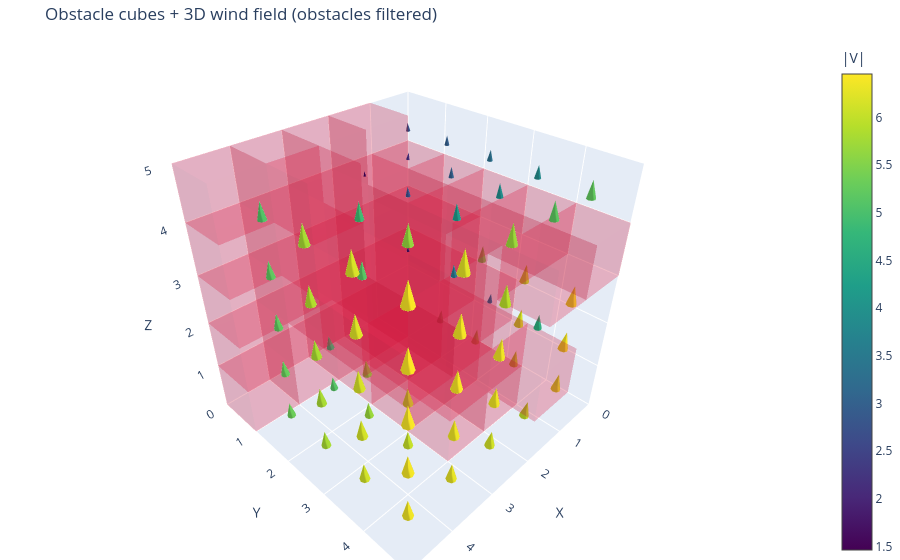

Notebook source saved alongside this figure:
### Code cell
# Draw cubic + 3D wind field for all cells (based on current shape)
nx, ny, nz = grid_5x5x5.shape  # currently (10, 10, 10)

# Build a coordinate grid with the correct shape
X, Y, Z = np.meshgrid(np.arange(nx), np.arange(ny), np.arange(nz), indexing="ij")
x = X.ravel()
y = Y.ravel()
z = Z.ravel()

# Wind vectors
u = wind_5x5x5[..., 0].ravel()
v = wind_5x5x5[..., 1].ravel()
w = wind_5x5x5[..., 2].ravel()

# Filter free cells (not obstacles)
mask = (grid_5x5x5.ravel() <= 0)

# Place cones at cell centers
x_c = x + 0.5
y_c = y + 0.5
z_c = z + 0.5

fig = go.Figure()

# 1) Draw obstacle cubes
occ_idx = np.argwhere(grid_5x5x5 > 0)
for xi, yi, zi in occ_idx:
    add_cube(fig, xi, yi, zi, size=1.0, color="crimson", opacity=0.15)

# 2) Draw wind cones in free cells
fig.add_trace(go.Cone(
    x=x_c[mask], y=y_c[mask], z=z_c[mask],
    u=u[mask], v=v[mask], w=w[mask],
    colorscale="Viridis",
    sizemode="absolute",
    sizeref=2.5,
    anchor="cm",
    colorbar=dict(title="|V|")
))

fig.update_layout(
    title="Obstacle cubes + 3D wind field (obstacles filtered)",
    scene=dict(
        xaxis=dict(title="X", range=[0, nx], dtick=1),
        yaxis=dict(title="Y", range=[0, ny], dtick=1),
        zaxis=dict(title="Z", range=[0, nz], dtick=1),
        aspectmode="cube"
    ),
    margin=dict(l=0, r=0, b=0, t=40)
)

fig.show()

### Figure 1 — Plotly figure (JSON) as saved in the notebook; plotly's stock layout.template omitted (floating-point values rounded to 4 significant figures)
{"data": [{"color": "crimson", "flatshading": true, "i": [0, 0, 4, 4, 0, 0, 1, 1, 2, 2, 3, 3], "j": [1, 2, 5, 6, 1, 5, 2, 6, 3, 7, 0, 4], "k": [2, 3, 6, 7, 5, 4, 6, 5, 7, 6, 4, 7], "opacity": 0.15, "showscale": false, "type": "mesh3d", "x": [0, 1, 1, 0, 0, 1, 1, 0], "y": [0, 0, 1, 1, 0, 0, 1, 1], "z": [1, 1, 1, 1, 2, 2, 2, 2]}, {"color": "crimson", "flatshading": true, "i": [0, 0, 4, 4, 0, 0, 1, 1, 2, 2, 3, 3], "j": [1, 2, 5, 6, 1, 5, 2, 6, 3, 7, 0, 4], "k": [2, 3, 6, 7, 5, 4, 6, 5, 7, 6, 4, 7], "opacity": 0.15, "showscale": false, "type": "mesh3d", "x": [0, 1, 1, 0, 0, 1, 1, 0], "y": [0, 0, 1, 1, 0, 0, 1, 1], "z": [2, 2, 2, 2, 3, 3, 3, 3]}, {"color": "crimson", "flatshading": true, "i": [0, 0, 4, 4, 0, 0, 1, 1, 2, 2, 3, 3], "j": [1, 2, 5, 6, 1, 5, 2, 6, 3, 7, 0, 4], "k": [2, 3, 6, 7, 5, 4, 6, 5, 7, 6, 4, 7], "opacity": 0.15, "showscale": false, "type": "mesh3d", "x": [0, 1, 1, 0, 0, 1, 1, 0], "y": [0, 0, 1, 1, 0, 0, 1, 1], "z": [3, 3, 3, 3, 4, 4, 4, 4]}, {"color": "crimson", "flatshading": true, "i": [0, 0, 4, 4, 0, 0, 1, 1, 2, 2, 3, 3], "j": [1, 2, 5, 6, 1, 5, 2, 6, 3, 7, 0, 4], "k": [2, 3, 6, 7, 5, 4, 6, 5, 7, 6, 4, 7], "opacity": 0.15, "showscale": false, "type": "mesh3d", "x": [0, 1, 1, 0, 0, 1, 1, 0], "y": [1, 1, 2, 2, 1, 1, 2, 2], "z": [1, 1, 1, 1, 2, 2, 2, 2]}, {"color": "crimson", "flatshading": true, "i": [0, 0, 4, 4, 0, 0, 1, 1, 2, 2, 3, 3], "j": [1, 2, 5, 6, 1, 5, 2, 6, 3, 7, 0, 4], "k": [2, 3, 6, 7, 5, 4, 6, 5, 7, 6, 4, 7], "opacity": 0.15, "showscale": false, "type": "mesh3d", "x": [0, 1, 1, 0, 0, 1, 1, 0], "y": [1, 1, 2, 2, 1, 1, 2, 2], "z": [2, 2, 2, 2, 3, 3, 3, 3]}, {"color": "crimson", "flatshading": true, "i": [0, 0, 4, 4, 0, 0, 1, 1, 2, 2, 3, 3], "j": [1, 2, 5, 6, 1, 5, 2, 6, 3, 7, 0, 4], "k": [2, 3, 6, 7, 5, 4, 6, 5, 7, 6, 4, 7], "opacity": 0.15, "showscale": false, "type": "mesh3d", "x": [0, 1, 1, 0, 0, 1, 1, 0], "y": [1, 1, 2, 2, 1, 1, 2, 2], "z": [3, 3, 3, 3, 4, 4, 4, 4]}, {"color": "crimson", "flatshading": true, "i": [0, 0, 4, 4, 0, 0, 1, 1, 2, 2, 3, 3], "j": [1, 2, 5, 6, 1, 5, 2, 6, 3, 7, 0, 4], "k": [2, 3, 6, 7, 5, 4, 6, 5, 7, 6, 4, 7], "opacity": 0.15, "showscale": false, "type": "mesh3d", "x": [0, 1, 1, 0, 0, 1, 1, 0], "y": [2, 2, 3, 3, 2, 2, 3, 3], "z": [1, 1, 1, 1, 2, 2, 2, 2]}, {"color": "crimson", "flatshading": true, "i": [0, 0, 4, 4, 0, 0, 1, 1, 2, 2, 3, 3], "j": [1, 2, 5, 6, 1, 5, 2, 6, 3, 7, 0, 4], "k": [2, 3, 6, 7, 5, 4, 6, 5, 7, 6, 4, 7], "opacity": 0.15, "showscale": false, "type": "mesh3d", "x": [0, 1, 1, 0, 0, 1, 1, 0], "y": [2, 2, 3, 3, 2, 2, 3, 3], "z": [3, 3, 3, 3, 4, 4, 4, 4]}, {"color": "crimson", "flatshading": true, "i": [0, 0, 4, 4, 0, 0, 1, 1, 2, 2, 3, 3], "j": [1, 2, 5, 6, 1, 5, 2, 6, 3, 7, 0, 4], "k": [2, 3, 6, 7, 5, 4, 6, 5, 7, 6, 4, 7], "opacity": 0.15, "showscale": false, "type": "mesh3d", "x": [0, 1, 1, 0, 0, 1, 1, 0], "y": [3, 3, 4, 4, 3, 3, 4, 4], "z": [3, 3, 3, 3, 4, 4, 4, 4]}, {"color": "crimson", "flatshading": true, "i": [0, 0, 4, 4, 0, 0, 1, 1, 2, 2, 3, 3], "j": [1, 2, 5, 6, 1, 5, 2, 6, 3, 7, 0, 4], "k": [2, 3, 6, 7, 5, 4, 6, 5, 7, 6, 4, 7], "opacity": 0.15, "showscale": false, "type": "mesh3d", "x": [0, 1, 1, 0, 0, 1, 1, 0], "y": [4, 4, 5, 5, 4, 4, 5, 5], "z": [3, 3, 3, 3, 4, 4, 4, 4]}, {"color": "crimson", "flatshading": true, "i": [0, 0, 4, 4, 0, 0, 1, 1, 2, 2, 3, 3], "j": [1, 2, 5, 6, 1, 5, 2, 6, 3, 7, 0, 4], "k": [2, 3, 6, 7, 5, 4, 6, 5, 7, 6, 4, 7], "opacity": 0.15, "showscale": false, "type": "mesh3d", "x": [1, 2, 2, 1, 1, 2, 2, 1], "y": [0, 0, 1, 1, 0, 0, 1, 1], "z": [0, 0, 0, 0, 1, 1, 1, 1]}, {"color": "crimson", "flatshading": true, "i": [0, 0, 4, 4, 0, 0, 1, 1, 2, 2, 3, 3], "j": [1, 2, 5, 6, 1, 5, 2, 6, 3, 7, 0, 4], "k": [2, 3, 6, 7, 5, 4, 6, 5, 7, 6, 4, 7], "opacity": 0.15, "showscale": false, "type": "mesh3d", "x": [1, 2, 2, 1, 1, 2, 2, 1], "y": [0, 0, 1, 1, 0, 0, 1, 1], "z": [1, 1, 1, 1, 2, 2, 2, 2]}, {"color": "crimson", "flatshading": true, "i": [0, 0, 4, 4, 0, 0, 1, 1, 2, 2, 3, 3], "j": [1, 2, 5, 6, 1, 5, 2, 6, 3, 7, 0, 4], "k": [2, 3, 6, 7, 5, 4, 6, 5, 7, 6, 4, 7], "opacity": 0.15, "showscale": false, "type": "mesh3d", "x": [1, 2, 2, 1, 1, 2, 2, 1], "y": [0, 0, 1, 1, 0, 0, 1, 1], "z": [2, 2, 2, 2, 3, 3, 3, 3]}, {"color": "crimson", "flatshading": true, "i": [0, 0, 4, 4, 0, 0, 1, 1, 2, 2, 3, 3], "j": [1, 2, 5, 6, 1, 5, 2, 6, 3, 7, 0, 4], "k": [2, 3, 6, 7, 5, 4, 6, 5, 7, 6, 4, 7], "opacity": 0.15, "showscale": false, "type": "mesh3d", "x": [1, 2, 2, 1, 1, 2, 2, 1], "y": [0, 0, 1, 1, 0, 0, 1, 1], "z": [3, 3, 3, 3, 4, 4, 4, 4]}, {"color": "crimson", "flatshading": true, "i": [0, 0, 4, 4, 0, 0, 1, 1, 2, 2, 3, 3], "j": [1, 2, 5, 6, 1, 5, 2, 6, 3, 7, 0, 4], "k": [2, 3, 6, 7, 5, 4, 6, 5, 7, 6, 4, 7], "opacity": 0.15, "showscale": false, "type": "mesh3d", "x": [1, 2, 2, 1, 1, 2, 2, 1], "y": [0, 0, 1, 1, 0, 0, 1, 1], "z": [4, 4, 4, 4, 5, 5, 5, 5]}, {"color": "crimson", "flatshading": true, "i": [0, 0, 4, 4, 0, 0, 1, 1, 2, 2, 3, 3], "j": [1, 2, 5, 6, 1, 5, 2, 6, 3, 7, 0, 4], "k": [2, 3, 6, 7, 5, 4, 6, 5, 7, 6, 4, 7], "opacity": 0.15, "showscale": false, "type": "mesh3d", "x": [1, 2, 2, 1, 1, 2, 2, 1], "y": [1, 1, 2, 2, 1, 1, 2, 2], "z": [0, 0, 0, 0, 1, 1, 1, 1]}, {"color": "crimson", "flatshading": true, "i": [0, 0, 4, 4, 0, 0, 1, 1, 2, 2, 3, 3], "j": [1, 2, 5, 6, 1, 5, 2, 6, 3, 7, 0, 4], "k": [2, 3, 6, 7, 5, 4, 6, 5, 7, 6, 4, 7], "opacity": 0.15, "showscale": false, "type": "mesh3d", "x": [1, 2, 2, 1, 1, 2, 2, 1], "y": [1, 1, 2, 2, 1, 1, 2, 2], "z": [1, 1, 1, 1, 2, 2, 2, 2]}, {"color": "crimson", "flatshading": true, "i": [0, 0, 4, 4, 0, 0, 1, 1, 2, 2, 3, 3], "j": [1, 2, 5, 6, 1, 5, 2, 6, 3, 7, 0, 4], "k": [2, 3, 6, 7, 5, 4, 6, 5, 7, 6, 4, 7], "opacity": 0.15, "showscale": false, "type": "mesh3d", "x": [1, 2, 2, 1, 1, 2, 2, 1], "y": [1, 1, 2, 2, 1, 1, 2, 2], "z": [2, 2, 2, 2, 3, 3, 3, 3]}, {"color": "crimson", "flatshading": true, "i": [0, 0, 4, 4, 0, 0, 1, 1, 2, 2, 3, 3], "j": [1, 2, 5, 6, 1, 5, 2, 6, 3, 7, 0, 4], "k": [2, 3, 6, 7, 5, 4, 6, 5, 7, 6, 4, 7], "opacity": 0.15, "showscale": false, "type": "mesh3d", "x": [1, 2, 2, 1, 1, 2, 2, 1], "y": [1, 1, 2, 2, 1, 1, 2, 2], "z": [3, 3, 3, 3, 4, 4, 4, 4]}, {"color": "crimson", "flatshading": true, "i": [0, 0, 4, 4, 0, 0, 1, 1, 2, 2, 3, 3], "j": [1, 2, 5, 6, 1, 5, 2, 6, 3, 7, 0, 4], "k": [2, 3, 6, 7, 5, 4, 6, 5, 7, 6, 4, 7], "opacity": 0.15, "showscale": false, "type": "mesh3d", "x": [1, 2, 2, 1, 1, 2, 2, 1], "y": [2, 2, 3, 3, 2, 2, 3, 3], "z": [0, 0, 0, 0, 1, 1, 1, 1]}, {"color": "crimson", "flatshading": true, "i": [0, 0, 4, 4, 0, 0, 1, 1, 2, 2, 3, 3], "j": [1, 2, 5, 6, 1, 5, 2, 6, 3, 7, 0, 4], "k": [2, 3, 6, 7, 5, 4, 6, 5, 7, 6, 4, 7], "opacity": 0.15, "showscale": false, "type": "mesh3d", "x": [1, 2, 2, 1, 1, 2, 2, 1], "y": [2, 2, 3, 3, 2, 2, 3, 3], "z": [1, 1, 1, 1, 2, 2, 2, 2]}, {"color": "crimson", "flatshading": true, "i": [0, 0, 4, 4, 0, 0, 1, 1, 2, 2, 3, 3], "j": [1, 2, 5, 6, 1, 5, 2, 6, 3, 7, 0, 4], "k": [2, 3, 6, 7, 5, 4, 6, 5, 7, 6, 4, 7], "opacity": 0.15, "showscale": false, "type": "mesh3d", "x": [1, 2, 2, 1, 1, 2, 2, 1], "y": [2, 2, 3, 3, 2, 2, 3, 3], "z": [2, 2, 2, 2, 3, 3, 3, 3]}, {"color": "crimson", "flatshading": true, "i": [0, 0, 4, 4, 0, 0, 1, 1, 2, 2, 3, 3], "j": [1, 2, 5, 6, 1, 5, 2, 6, 3, 7, 0, 4], "k": [2, 3, 6, 7, 5, 4, 6, 5, 7, 6, 4, 7], "opacity": 0.15, "showscale": false, "type": "mesh3d", "x": [1, 2, 2, 1, 1, 2, 2, 1], "y": [2, 2, 3, 3, 2, 2, 3, 3], "z": [3, 3, 3, 3, 4, 4, 4, 4]}, {"color": "crimson", "flatshading": true, "i": [0, 0, 4, 4, 0, 0, 1, 1, 2, 2, 3, 3], "j": [1, 2, 5, 6, 1, 5, 2, 6, 3, 7, 0, 4], "k": [2, 3, 6, 7, 5, 4, 6, 5, 7, 6, 4, 7], "opacity": 0.15, "showscale": false, "type": "mesh3d", "x": [1, 2, 2, 1, 1, 2, 2, 1], "y": [3, 3, 4, 4, 3, 3, 4, 4], "z": [0, 0, 0, 0, 1, 1, 1, 1]}, {"color": "crimson", "flatshading": true, "i": [0, 0, 4, 4, 0, 0, 1, 1, 2, 2, 3, 3], "j": [1, 2, 5, 6, 1, 5, 2, 6, 3, 7, 0, 4], "k": [2, 3, 6, 7, 5, 4, 6, 5, 7, 6, 4, 7], "opacity": 0.15, "showscale": false, "type": "mesh3d", "x": [1, 2, 2, 1, 1, 2, 2, 1], "y": [3, 3, 4, 4, 3, 3, 4, 4], "z": [1, 1, 1, 1, 2, 2, 2, 2]}, {"color": "crimson", "flatshading": true, "i": [0, 0, 4, 4, 0, 0, 1, 1, 2, 2, 3, 3], "j": [1, 2, 5, 6, 1, 5, 2, 6, 3, 7, 0, 4], "k": [2, 3, 6, 7, 5, 4, 6, 5, 7, 6, 4, 7], "opacity": 0.15, "showscale": false, "type": "mesh3d", "x": [1, 2, 2, 1, 1, 2, 2, 1], "y": [3, 3, 4, 4, 3, 3, 4, 4], "z": [3, 3, 3, 3, 4, 4, 4, 4]}, {"color": "crimson", "flatshading": true, "i": [0, 0, 4, 4, 0, 0, 1, 1, 2, 2, 3, 3], "j": [1, 2, 5, 6, 1, 5, 2, 6, 3, 7, 0, 4], "k": [2, 3, 6, 7, 5, 4, 6, 5, 7, 6, 4, 7], "opacity": 0.15, "showscale": false, "type": "mesh3d", "x": [1, 2, 2, 1, 1, 2, 2, 1], "y": [4, 4, 5, 5, 4, 4, 5, 5], "z": [1, 1, 1, 1, 2, 2, 2, 2]}, {"color": "crimson", "flatshading": true, "i": [0, 0, 4, 4, 0, 0, 1, 1, 2, 2, 3, 3], "j": [1, 2, 5, 6, 1, 5, 2, 6, 3, 7, 0, 4], "k": [2, 3, 6, 7, 5, 4, 6, 5, 7, 6, 4, 7], "opacity": 0.15, "showscale": false, "type": "mesh3d", "x": [1, 2, 2, 1, 1, 2, 2, 1], "y": [4, 4, 5, 5, 4, 4, 5, 5], "z": [3, 3, 3, 3, 4, 4, 4, 4]}, {"color": "crimson", "flatshading": true, "i": [0, 0, 4, 4, 0, 0, 1, 1, 2, 2, 3, 3], "j": [1, 2, 5, 6, 1, 5, 2, 6, 3, 7, 0, 4], "k": [2, 3, 6, 7, 5, 4, 6, 5, 7, 6, 4, 7], "opacity": 0.15, "showscale": false, "type": "mesh3d", "x": [2, 3, 3, 2, 2, 3, 3, 2], "y": [0, 0, 1, 1, 0, 0, 1, 1], "z": [0, 0, 0, 0, 1, 1, 1, 1]}, {"color": "crimson", "flatshading": true, "i": [0, 0, 4, 4, 0, 0, 1, 1, 2, 2, 3, 3], "j": [1, 2, 5, 6, 1, 5, 2, 6, 3, 7, 0, 4], "k": [2, 3, 6, 7, 5, 4, 6, 5, 7, 6, 4, 7], "opacity": 0.15, "showscale": false, "type": "mesh3d", "x": [2, 3, 3, 2, 2, 3, 3, 2], "y": [0, 0, 1, 1, 0, 0, 1, 1], "z": [1, 1, 1, 1, 2, 2, 2, 2]}, {"color": "crimson", "flatshading": true, "i": [0, 0, 4, 4, 0, 0, 1, 1, 2, 2, 3, 3], "j": [1, 2, 5, 6, 1, 5, 2, 6, 3, 7, 0, 4], "k": [2, 3, 6, 7, 5, 4, 6, 5, 7, 6, 4, 7], "opacity": 0.15, "showscale": false, "type": "mesh3d", "x": [2, 3, 3, 2, 2, 3, 3, 2], "y": [0, 0, 1, 1, 0, 0, 1, 1], "z": [2, 2, 2, 2, 3, 3, 3, 3]}, {"color": "crimson", "flatshading": true, "i": [0, 0, 4, 4, 0, 0, 1, 1, 2, 2, 3, 3], "j": [1, 2, 5, 6, 1, 5, 2, 6, 3, 7, 0, 4], "k": [2, 3, 6, 7, 5, 4, 6, 5, 7, 6, 4, 7], "opacity": 0.15, "showscale": false, "type": "mesh3d", "x": [2, 3, 3, 2, 2, 3, 3, 2], "y": [0, 0, 1, 1, 0, 0, 1, 1], "z": [3, 3, 3, 3, 4, 4, 4, 4]}, {"color": "crimson", "flatshading": true, "i": [0, 0, 4, 4, 0, 0, 1, 1, 2, 2, 3, 3], "j": [1, 2, 5, 6, 1, 5, 2, 6, 3, 7, 0, 4], "k": [2, 3, 6, 7, 5, 4, 6, 5, 7, 6, 4, 7], "opacity": 0.15, "showscale": false, "type": "mesh3d", "x": [2, 3, 3, 2, 2, 3, 3, 2], "y": [0, 0, 1, 1, 0, 0, 1, 1], "z": [4, 4, 4, 4, 5, 5, 5, 5]}, {"color": "crimson", "flatshading": true, "i": [0, 0, 4, 4, 0, 0, 1, 1, 2, 2, 3, 3], "j": [1, 2, 5, 6, 1, 5, 2, 6, 3, 7, 0, 4], "k": [2, 3, 6, 7, 5, 4, 6, 5, 7, 6, 4, 7], "opacity": 0.15, "showscale": false, "type": "mesh3d", "x": [2, 3, 3, 2, 2, 3, 3, 2], "y": [1, 1, 2, 2, 1, 1, 2, 2], "z": [0, 0, 0, 0, 1, 1, 1, 1]}, {"color": "crimson", "flatshading": true, "i": [0, 0, 4, 4, 0, 0, 1, 1, 2, 2, 3, 3], "j": [1, 2, 5, 6, 1, 5, 2, 6, 3, 7, 0, 4], "k": [2, 3, 6, 7, 5, 4, 6, 5, 7, 6, 4, 7], "opacity": 0.15, "showscale": false, "type": "mesh3d", "x": [2, 3, 3, 2, 2, 3, 3, 2], "y": [1, 1, 2, 2, 1, 1, 2, 2], "z": [1, 1, 1, 1, 2, 2, 2, 2]}, {"color": "crimson", "flatshading": true, "i": [0, 0, 4, 4, 0, 0, 1, 1, 2, 2, 3, 3], "j": [1, 2, 5, 6, 1, 5, 2, 6, 3, 7, 0, 4], "k": [2, 3, 6, 7, 5, 4, 6, 5, 7, 6, 4, 7], "opacity": 0.15, "showscale": false, "type": "mesh3d", "x": [2, 3, 3, 2, 2, 3, 3, 2], "y": [1, 1, 2, 2, 1, 1, 2, 2], "z": [2, 2, 2, 2, 3, 3, 3, 3]}, {"color": "crimson", "flatshading": true, "i": [0, 0, 4, 4, 0, 0, 1, 1, 2, 2, 3, 3], "j": [1, 2, 5, 6, 1, 5, 2, 6, 3, 7, 0, 4], "k": [2, 3, 6, 7, 5, 4, 6, 5, 7, 6, 4, 7], "opacity": 0.15, "showscale": false, "type": "mesh3d", "x": [2, 3, 3, 2, 2, 3, 3, 2], "y": [1, 1, 2, 2, 1, 1, 2, 2], "z": [3, 3, 3, 3, 4, 4, 4, 4]}, {"color": "crimson", "flatshading": true, "i": [0, 0, 4, 4, 0, 0, 1, 1, 2, 2, 3, 3], "j": [1, 2, 5, 6, 1, 5, 2, 6, 3, 7, 0, 4], "k": [2, 3, 6, 7, 5, 4, 6, 5, 7, 6, 4, 7], "opacity": 0.15, "showscale": false, "type": "mesh3d", "x": [2, 3, 3, 2, 2, 3, 3, 2], "y": [2, 2, 3, 3, 2, 2, 3, 3], "z": [0, 0, 0, 0, 1, 1, 1, 1]}, {"color": "crimson", "flatshading": true, "i": [0, 0, 4, 4, 0, 0, 1, 1, 2, 2, 3, 3], "j": [1, 2, 5, 6, 1, 5, 2, 6, 3, 7, 0, 4], "k": [2, 3, 6, 7, 5, 4, 6, 5, 7, 6, 4, 7], "opacity": 0.15, "showscale": false, "type": "mesh3d", "x": [2, 3, 3, 2, 2, 3, 3, 2], "y": [2, 2, 3, 3, 2, 2, 3, 3], "z": [1, 1, 1, 1, 2, 2, 2, 2]}, {"color": "crimson", "flatshading": true, "i": [0, 0, 4, 4, 0, 0, 1, 1, 2, 2, 3, 3], "j": [1, 2, 5, 6, 1, 5, 2, 6, 3, 7, 0, 4], "k": [2, 3, 6, 7, 5, 4, 6, 5, 7, 6, 4, 7], "opacity": 0.15, "showscale": false, "type": "mesh3d", "x": [2, 3, 3, 2, 2, 3, 3, 2], "y": [2, 2, 3, 3, 2, 2, 3, 3], "z": [2, 2, 2, 2, 3, 3, 3, 3]}, {"color": "crimson", "flatshading": true, "i": [0, 0, 4, 4, 0, 0, 1, 1, 2, 2, 3, 3], "j": [1, 2, 5, 6, 1, 5, 2, 6, 3, 7, 0, 4], "k": [2, 3, 6, 7, 5, 4, 6, 5, 7, 6, 4, 7], "opacity": 0.15, "showscale": false, "type": "mesh3d", "x": [2, 3, 3, 2, 2, 3, 3, 2], "y": [3, 3, 4, 4, 3, 3, 4, 4], "z": [0, 0, 0, 0, 1, 1, 1, 1]}, {"color": "crimson", "flatshading": true, "i": [0, 0, 4, 4, 0, 0, 1, 1, 2, 2, 3, 3], "j": [1, 2, 5, 6, 1, 5, 2, 6, 3, 7, 0, 4], "k": [2, 3, 6, 7, 5, 4, 6, 5, 7, 6, 4, 7], "opacity": 0.15, "showscale": false, "type": "mesh3d", "x": [2, 3, 3, 2, 2, 3, 3, 2], "y": [3, 3, 4, 4, 3, 3, 4, 4], "z": [1, 1, 1, 1, 2, 2, 2, 2]}, {"color": "crimson", "flatshading": true, "i": [0, 0, 4, 4, 0, 0, 1, 1, 2, 2, 3, 3], "j": [1, 2, 5, 6, 1, 5, 2, 6, 3, 7, 0, 4], "k": [2, 3, 6, 7, 5, 4, 6, 5, 7, 6, 4, 7], "opacity": 0.15, "showscale": false, "type": "mesh3d", "x": [2, 3, 3, 2, 2, 3, 3, 2], "y": [3, 3, 4, 4, 3, 3, 4, 4], "z": [2, 2, 2, 2, 3, 3, 3, 3]}, {"color": "crimson", "flatshading": true, "i": [0, 0, 4, 4, 0, 0, 1, 1, 2, 2, 3, 3], "j": [1, 2, 5, 6, 1, 5, 2, 6, 3, 7, 0, 4], "k": [2, 3, 6, 7, 5, 4, 6, 5, 7, 6, 4, 7], "opacity": 0.15, "showscale": false, "type": "mesh3d", "x": [3, 4, 4, 3, 3, 4, 4, 3], "y": [0, 0, 1, 1, 0, 0, 1, 1], "z": [0, 0, 0, 0, 1, 1, 1, 1]}, {"color": "crimson", "flatshading": true, "i": [0, 0, 4, 4, 0, 0, 1, 1, 2, 2, 3, 3], "j": [1, 2, 5, 6, 1, 5, 2, 6, 3, 7, 0, 4], "k": [2, 3, 6, 7, 5, 4, 6, 5, 7, 6, 4, 7], "opacity": 0.15, "showscale": false, "type": "mesh3d", "x": [3, 4, 4, 3, 3, 4, 4, 3], "y": [0, 0, 1, 1, 0, 0, 1, 1], "z": [1, 1, 1, 1, 2, 2, 2, 2]}, {"color": "crimson", "flatshading": true, "i": [0, 0, 4, 4, 0, 0, 1, 1, 2, 2, 3, 3], "j": [1, 2, 5, 6, 1, 5, 2, 6, 3, 7, 0, 4], "k": [2, 3, 6, 7, 5, 4, 6, 5, 7, 6, 4, 7], "opacity": 0.15, "showscale": false, "type": "mesh3d", "x": [3, 4, 4, 3, 3, 4, 4, 3], "y": [0, 0, 1, 1, 0, 0, 1, 1], "z": [2, 2, 2, 2, 3, 3, 3, 3]}, {"color": "crimson", "flatshading": true, "i": [0, 0, 4, 4, 0, 0, 1, 1, 2, 2, 3, 3], "j": [1, 2, 5, 6, 1, 5, 2, 6, 3, 7, 0, 4], "k": [2, 3, 6, 7, 5, 4, 6, 5, 7, 6, 4, 7], "opacity": 0.15, "showscale": false, "type": "mesh3d", "x": [3, 4, 4, 3, 3, 4, 4, 3], "y": [0, 0, 1, 1, 0, 0, 1, 1], "z": [3, 3, 3, 3, 4, 4, 4, 4]}, {"color": "crimson", "flatshading": true, "i": [0, 0, 4, 4, 0, 0, 1, 1, 2, 2, 3, 3], "j": [1, 2, 5, 6, 1, 5, 2, 6, 3, 7, 0, 4], "k": [2, 3, 6, 7, 5, 4, 6, 5, 7, 6, 4, 7], "opacity": 0.15, "showscale": false, "type": "mesh3d", "x": [3, 4, 4, 3, 3, 4, 4, 3], "y": [0, 0, 1, 1, 0, 0, 1, 1], "z": [4, 4, 4, 4, 5, 5, 5, 5]}, {"color": "crimson", "flatshading": true, "i": [0, 0, 4, 4, 0, 0, 1, 1, 2, 2, 3, 3], "j": [1, 2, 5, 6, 1, 5, 2, 6, 3, 7, 0, 4], "k": [2, 3, 6, 7, 5, 4, 6, 5, 7, 6, 4, 7], "opacity": 0.15, "showscale": false, "type": "mesh3d", "x": [3, 4, 4, 3, 3, 4, 4, 3], "y": [1, 1, 2, 2, 1, 1, 2, 2], "z": [2, 2, 2, 2, 3, 3, 3, 3]}, {"color": "crimson", "flatshading": true, "i": [0, 0, 4, 4, 0, 0, 1, 1, 2, 2, 3, 3], "j": [1, 2, 5, 6, 1, 5, 2, 6, 3, 7, 0, 4], "k": [2, 3, 6, 7, 5, 4, 6, 5, 7, 6, 4, 7], "opacity": 0.15, "showscale": false, "type": "mesh3d", "x": [3, 4, 4, 3, 3, 4, 4, 3], "y": [1, 1, 2, 2, 1, 1, 2, 2], "z": [3, 3, 3, 3, 4, 4, 4, 4]}, {"color": "crimson", "flatshading": true, "i": [0, 0, 4, 4, 0, 0, 1, 1, 2, 2, 3, 3], "j": [1, 2, 5, 6, 1, 5, 2, 6, 3, 7, 0, 4], "k": [2, 3, 6, 7, 5, 4, 6, 5, 7, 6, 4, 7], "opacity": 0.15, "showscale": false, "type": "mesh3d", "x": [3, 4, 4, 3, 3, 4, 4, 3], "y": [1, 1, 2, 2, 1, 1, 2, 2], "z": [4, 4, 4, 4, 5, 5, 5, 5]}, {"color": "crimson", "flatshading": true, "i": [0, 0, 4, 4, 0, 0, 1, 1, 2, 2, 3, 3], "j": [1, 2, 5, 6, 1, 5, 2, 6, 3, 7, 0, 4], "k": [2, 3, 6, 7, 5, 4, 6, 5, 7, 6, 4, 7], "opacity": 0.15, "showscale": false, "type": "mesh3d", "x": [3, 4, 4, 3, 3, 4, 4, 3], "y": [2, 2, 3, 3, 2, 2, 3, 3], "z": [2, 2, 2, 2, 3, 3, 3, 3]}, {"color": "crimson", "flatshading": true, "i": [0, 0, 4, 4, 0, 0, 1, 1, 2, 2, 3, 3], "j": [1, 2, 5, 6, 1, 5, 2, 6, 3, 7, 0, 4], "k": [2, 3, 6, 7, 5, 4, 6, 5, 7, 6, 4, 7], "opacity": 0.15, "showscale": false, "type": "mesh3d", "x": [3, 4, 4, 3, 3, 4, 4, 3], "y": [3, 3, 4, 4, 3, 3, 4, 4], "z": [2, 2, 2, 2, 3, 3, 3, 3]}, {"color": "crimson", "flatshading": true, "i": [0, 0, 4, 4, 0, 0, 1, 1, 2, 2, 3, 3], "j": [1, 2, 5, 6, 1, 5, 2, 6, 3, 7, 0, 4], "k": [2, 3, 6, 7, 5, 4, 6, 5, 7, 6, 4, 7], "opacity": 0.15, "showscale": false, "type": "mesh3d", "x": [4, 5, 5, 4, 4, 5, 5, 4], "y": [0, 0, 1, 1, 0, 0, 1, 1], "z": [0, 0, 0, 0, 1, 1, 1, 1]}, {"color": "crimson", "flatshading": true, "i": [0, 0, 4, 4, 0, 0, 1, 1, 2, 2, 3, 3], "j": [1, 2, 5, 6, 1, 5, 2, 6, 3, 7, 0, 4], "k": [2, 3, 6, 7, 5, 4, 6, 5, 7, 6, 4, 7], "opacity": 0.15, "showscale": false, "type": "mesh3d", "x": [4, 5, 5, 4, 4, 5, 5, 4], "y": [0, 0, 1, 1, 0, 0, 1, 1], "z": [1, 1, 1, 1, 2, 2, 2, 2]}, {"color": "crimson", "flatshading": true, "i": [0, 0, 4, 4, 0, 0, 1, 1, 2, 2, 3, 3], "j": [1, 2, 5, 6, 1, 5, 2, 6, 3, 7, 0, 4], "k": [2, 3, 6, 7, 5, 4, 6, 5, 7, 6, 4, 7], "opacity": 0.15, "showscale": false, "type": "mesh3d", "x": [4, 5, 5, 4, 4, 5, 5, 4], "y": [0, 0, 1, 1, 0, 0, 1, 1], "z": [2, 2, 2, 2, 3, 3, 3, 3]}, {"color": "crimson", "flatshading": true, "i": [0, 0, 4, 4, 0, 0, 1, 1, 2, 2, 3, 3], "j": [1, 2, 5, 6, 1, 5, 2, 6, 3, 7, 0, 4], "k": [2, 3, 6, 7, 5, 4, 6, 5, 7, 6, 4, 7], "opacity": 0.15, "showscale": false, "type": "mesh3d", "x": [4, 5, 5, 4, 4, 5, 5, 4], "y": [0, 0, 1, 1, 0, 0, 1, 1], "z": [3, 3, 3, 3, 4, 4, 4, 4]}, {"color": "crimson", "flatshading": true, "i": [0, 0, 4, 4, 0, 0, 1, 1, 2, 2, 3, 3], "j": [1, 2, 5, 6, 1, 5, 2, 6, 3, 7, 0, 4], "k": [2, 3, 6, 7, 5, 4, 6, 5, 7, 6, 4, 7], "opacity": 0.15, "showscale": false, "type": "mesh3d", "x": [4, 5, 5, 4, 4, 5, 5, 4], "y": [0, 0, 1, 1, 0, 0, 1, 1], "z": [4, 4, 4, 4, 5, 5, 5, 5]}, {"anchor": "cm", "colorbar": {"title": {"text": "|V|"}}, "colorscale": [[0, "#440154"], [0.1111, "#482878"], [0.2222, "#3e4989"], [0.3333, "#31688e"], [0.4444, "#26828e"], [0.5556, "#1f9e89"], [0.6667, "#35b779"], [0.7778, "#6ece58"], [0.8889, "#b5de2b"], [1, "#fde725"]], "sizemode": "absolute", "sizeref": 2.5, "type": "cone", "u": [-1.001, 0.2738, -0.4111, 0.06695, -0.3501, -0.091, 0.022, -0.302, -0.3859, -0.1609, 0.094, -0.2558, -0.3079, -0.1356, 0.196, -0.5237, -0.2514, -0.05225, -0.07438, -0.1769, 0.1521, 0.079, 0.008707, 0.2027, -0.03555, -0.01176, -0.09533, 0.2284, 0.2319, -0.1392, -0.1131, -0.123, 0.4182, 0.4213, 0.3657, 0.3696, 0.01856, -0.08488, 0.3033, 0.308, -0.06477, -0.1442, 0.2504, 0.2572, 0.1876, -0.07479, -0.1548, 0.3012, 0.2294, 0.2411, 0.1479, -0.01996, 0.2422, 0.2046, 0.1964, 0.1103, -0.02102, 0.2062, 0.1858, 0.1637, 0.08054, -0.02586, 0.1794, 0.1678, 0.1386, 0.06041, -0.02665], "v": [0.05201, -0.008207, 0.1812, 0.02991, 0.2148, -0.04046, 0.1023, 0.2339, 0.2614, 0.09075, 0.03458, 0.2417, 0.2727, 0.1641, -0.1301, -0.1519, -0.2574, 0.2046, -0.3599, 0.5491, 0.03639, -0.384, -0.1228, 0.05308, -0.2039, -0.2274, -0.2947, 0.4911, 0.4848, 0.2415, -0.1928, -0.2777, 0.2003, 0.01288, 0.2311, 0.1046, 0.2244, -0.0008612, 0.2386, 0.1682, 0.1689, -0.003766, 0.2324, 0.1967, 0.2679, 0.1044, -0.02665, 0.08842, -0.01128, 0.08461, 0.06948, -0.1014, 0.09843, 0.03535, 0.1002, 0.08159, -0.04375, 0.104, 0.0644, 0.103, 0.0816, -0.01222, 0.1078, 0.08341, 0.1036, 0.07768, 0.003949], "w": [2.551, 2.721, 4.966, 2.98, 5.559, 5.393, 3.332, 5.925, 6.135, 6.056, 3.868, 6.205, 6.381, 6.356, 5.218, 2.002, 2.983, 2.963, 3.876, 5.967, 4.601, 5.168, 1.457, 1.638, 2.685, 3.474, 4.181, 6.095, 6.328, 6.348, 5.936, 5.694, 5.092, 4.81, 5.67, 5.606, 5.13, 4.906, 6.015, 6.046, 5.696, 5.66, 6.275, 6.332, 6.409, 6.374, 6.25, 5.302, 5.272, 5.195, 5.202, 5.083, 5.787, 5.797, 5.81, 5.873, 5.793, 6.103, 6.127, 6.152, 6.217, 6.168, 6.344, 6.376, 6.407, 6.456, 6.418], "x": [0.5, 0.5, 0.5, 0.5, 0.5, 0.5, 0.5, 0.5, 0.5, 0.5, 0.5, 0.5, 0.5, 0.5, 0.5, 1.5, 1.5, 1.5, 1.5, 1.5, 1.5, 1.5, 2.5, 2.5, 2.5, 2.5, 2.5, 2.5, 2.5, 2.5, 2.5, 2.5, 3.5, 3.5, 3.5, 3.5, 3.5, 3.5, 3.5, 3.5, 3.5, 3.5, 3.5, 3.5, 3.5, 3.5, 3.5, 4.5, 4.5, 4.5, 4.5, 4.5, 4.5, 4.5, 4.5, 4.5, 4.5, 4.5, 4.5, 4.5, 4.5, 4.5, 4.5, 4.5, 4.5, 4.5, 4.5], "y": [0.5, 0.5, 1.5, 1.5, 2.5, 2.5, 2.5, 3.5, 3.5, 3.5, 3.5, 4.5, 4.5, 4.5, 4.5, 1.5, 2.5, 3.5, 3.5, 4.5, 4.5, 4.5, 1.5, 2.5, 2.5, 3.5, 3.5, 4.5, 4.5, 4.5, 4.5, 4.5, 1.5, 1.5, 2.5, 2.5, 2.5, 2.5, 3.5, 3.5, 3.5, 3.5, 4.5, 4.5, 4.5, 4.5, 4.5, 1.5, 1.5, 1.5, 1.5, 1.5, 2.5, 2.5, 2.5, 2.5, 2.5, 3.5, 3.5, 3.5, 3.5, 3.5, 4.5, 4.5, 4.5, 4.5, 4.5], "z": [0.5, 4.5, 0.5, 4.5, 0.5, 2.5, 4.5, 0.5, 1.5, 2.5, 4.5, 0.5, 1.5, 2.5, 4.5, 4.5, 4.5, 2.5, 4.5, 0.5, 2.5, 4.5, 4.5, 3.5, 4.5, 3.5, 4.5, 0.5, 1.5, 2.5, 3.5, 4.5, 0.5, 1.5, 0.5, 1.5, 3.5, 4.5, 0.5, 1.5, 3.5, 4.5, 0.5, 1.5, 2.5, 3.5, 4.5, 0.5, 1.5, 2.5, 3.5, 4.5, 0.5, 1.5, 2.5, 3.5, 4.5, 0.5, 1.5, 2.5, 3.5, 4.5, 0.5, 1.5, 2.5, 3.5, 4.5]}], "layout": {"margin": {"b": 0, "l": 0, "r": 0, "t": 40}, "scene": {"aspectmode": "cube", "xaxis": {"dtick": 1, "range": [0, 5], "title": {"text": "X"}}, "yaxis": {"dtick": 1, "range": [0, 5], "title": {"text": "Y"}}, "zaxis": {"dtick": 1, "range": [0, 5], "title": {"text": "Z"}}}, "title": {"text": "Obstacle cubes + 3D wind field (obstacles filtered)"}}}
